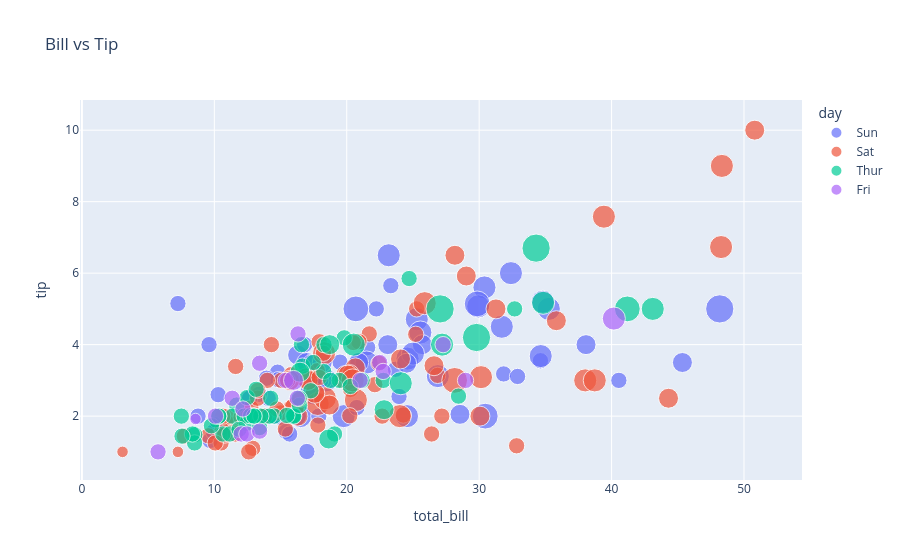

Notebook code cell kept with this figure:
### Code cell
# Part C: Plotly
# Task 8: Interactive Scatter Plot

import plotly.express as px

fig = px.scatter(
    tips,
    x="total_bill",
    y="tip",
    color="day",
    size="size",
    hover_data=["sex", "time"],
    title="Bill vs Tip",
)
fig.show()

### Figure 1 — Plotly figure (JSON) as saved in the notebook; plotly's stock layout.template omitted (floating-point values rounded to 4 significant figures; data arrays with more than 128 entries replaced by an {"elided": "..."} marker saying what was removed)
{"data": [{"customdata": {"elided": "76x2 str values"}, "hovertemplate": "day=Sun<br>total_bill=%{x}<br>tip=%{y}<br>size=%{marker.size}<br>sex=%{customdata[0]}<br>time=%{customdata[1]}<extra></extra>", "legendgroup": "Sun", "marker": {"color": "#636efa", "size": [2, 3, 3, 2, 4, 4, 2, 4, 2, 2, 2, 4, 2, 4, 2, 2, 3, 3, 3, 2, 2, 2, 4, 2, 2, 4, 3, 2, 2, 2, 4, 2, 4, 2, 3, 2, 3, 2, 4, 2, 2, 3, 4, 4, 5, 6, 4, 2, 4, 4, 2, 3, 2, 2, 3, 2, 4, 2, 2, 2, 2, 2, 2, 2, 2, 4, 2, 3, 4, 2, 5, 3, 5, 3, 3, 2], "sizemode": "area", "sizeref": 0.015, "symbol": "circle"}, "mode": "markers", "name": "Sun", "orientation": "v", "showlegend": true, "type": "scatter", "x": [16.99, 10.34, 21.01, 23.68, 24.59, 25.29, 8.77, 26.88, 15.04, 14.78, 10.27, 35.26, 15.42, 18.43, 14.83, 21.58, 10.33, 16.29, 16.97, 17.46, 13.94, 9.68, 30.4, 18.29, 22.23, 32.4, 28.55, 18.04, 12.54, 10.29, 34.81, 9.94, 25.56, 19.49, 38.07, 23.95, 25.71, 17.31, 29.93, 14.07, 13.13, 17.26, 24.55, 19.77, 29.85, 48.17, 25.0, 13.39, 16.49, 21.5, 12.66, 16.21, 13.81, 17.51, 24.52, 20.76, 31.71, 7.25, 31.85, 16.82, 32.9, 17.89, 14.48, 9.6, 34.63, 34.65, 23.33, 45.35, 23.17, 40.55, 20.69, 20.9, 30.46, 18.15, 23.1, 15.69], "xaxis": "x", "y": [1.01, 1.66, 3.5, 3.31, 3.61, 4.71, 2.0, 3.12, 1.96, 3.23, 1.71, 5.0, 1.57, 3.0, 3.02, 3.92, 1.67, 3.71, 3.5, 2.54, 3.06, 1.32, 5.6, 3.0, 5.0, 6.0, 2.05, 3.0, 2.5, 2.6, 5.2, 1.56, 4.34, 3.51, 4.0, 2.55, 4.0, 3.5, 5.07, 2.5, 2.0, 2.74, 2.0, 2.0, 5.14, 5.0, 3.75, 2.61, 2.0, 3.5, 2.5, 2.0, 2.0, 3.0, 3.48, 2.24, 4.5, 5.15, 3.18, 4.0, 3.11, 2.0, 2.0, 4.0, 3.55, 3.68, 5.65, 3.5, 6.5, 3.0, 5.0, 3.5, 2.0, 3.5, 4.0, 1.5], "yaxis": "y"}, {"customdata": {"elided": "87x2 str values"}, "hovertemplate": "day=Sat<br>total_bill=%{x}<br>tip=%{y}<br>size=%{marker.size}<br>sex=%{customdata[0]}<br>time=%{customdata[1]}<extra></extra>", "legendgroup": "Sat", "marker": {"color": "#EF553B", "size": [3, 2, 2, 2, 4, 2, 4, 2, 2, 2, 2, 2, 4, 2, 4, 2, 3, 3, 3, 3, 3, 3, 4, 2, 2, 4, 2, 2, 2, 4, 3, 3, 2, 1, 2, 2, 2, 3, 2, 2, 2, 2, 2, 3, 2, 2, 2, 2, 2, 2, 2, 2, 1, 2, 2, 3, 2, 3, 4, 2, 2, 3, 4, 4, 2, 3, 2, 5, 2, 2, 4, 4, 2, 2, 4, 3, 2, 2, 2, 2, 2, 2, 3, 3, 2, 2, 2], "sizemode": "area", "sizeref": 0.015, "symbol": "circle"}, "mode": "markers", "name": "Sat", "orientation": "v", "showlegend": true, "type": "scatter", "x": [20.65, 17.92, 20.29, 15.77, 39.42, 19.82, 17.81, 13.37, 12.69, 21.7, 19.65, 9.55, 18.35, 15.06, 20.69, 17.78, 24.06, 16.31, 16.93, 18.69, 31.27, 16.04, 38.01, 26.41, 11.24, 48.27, 20.29, 13.81, 11.02, 18.29, 17.59, 20.08, 16.45, 3.07, 20.23, 15.01, 12.02, 17.07, 26.86, 25.28, 14.73, 10.51, 17.92, 44.3, 22.42, 20.92, 15.36, 20.49, 25.21, 18.24, 14.31, 14.0, 7.25, 10.59, 10.63, 50.81, 15.81, 26.59, 38.73, 24.27, 12.76, 30.06, 25.89, 48.33, 13.27, 28.17, 12.9, 28.15, 11.59, 7.74, 30.14, 20.45, 13.28, 22.12, 24.01, 15.69, 11.61, 10.77, 15.53, 10.07, 12.6, 32.83, 35.83, 29.03, 27.18, 22.67, 17.82], "xaxis": "x", "y": [3.35, 4.08, 2.75, 2.23, 7.58, 3.18, 2.34, 2.0, 2.0, 4.3, 3.0, 1.45, 2.5, 3.0, 2.45, 3.27, 3.6, 2.0, 3.07, 2.31, 5.0, 2.24, 3.0, 1.5, 1.76, 6.73, 3.21, 2.0, 1.98, 3.76, 2.64, 3.15, 2.47, 1.0, 2.01, 2.09, 1.97, 3.0, 3.14, 5.0, 2.2, 1.25, 3.08, 2.5, 3.48, 4.08, 1.64, 4.06, 4.29, 3.76, 4.0, 3.0, 1.0, 1.61, 2.0, 10.0, 3.16, 3.41, 3.0, 2.03, 2.23, 2.0, 5.16, 9.0, 2.5, 6.5, 1.1, 3.0, 1.5, 1.44, 3.09, 3.0, 2.72, 2.88, 2.0, 3.0, 3.39, 1.47, 3.0, 1.25, 1.0, 1.17, 4.67, 5.92, 2.0, 2.0, 1.75], "yaxis": "y"}, {"customdata": [["Male", "Lunch"], ["Male", "Lunch"], ["Male", "Lunch"], ["Male", "Lunch"], ["Male", "Lunch"], ["Female", "Lunch"], ["Male", "Lunch"], ["Male", "Lunch"], ["Female", "Lunch"], ["Male", "Lunch"], ["Male", "Lunch"], ["Male", "Lunch"], ["Male", "Lunch"], ["Female", "Lunch"], ["Female", "Lunch"], ["Female", "Lunch"], ["Male", "Lunch"], ["Female", "Lunch"], ["Male", "Lunch"], ["Male", "Lunch"], ["Female", "Lunch"], ["Female", "Lunch"], ["Male", "Lunch"], ["Female", "Lunch"], ["Female", "Lunch"], ["Male", "Lunch"], ["Male", "Lunch"], ["Female", "Lunch"], ["Female", "Lunch"], ["Female", "Lunch"], ["Female", "Lunch"], ["Female", "Lunch"], ["Female", "Lunch"], ["Female", "Lunch"], ["Male", "Lunch"], ["Female", "Lunch"], ["Female", "Lunch"], ["Male", "Lunch"], ["Male", "Lunch"], ["Female", "Lunch"], ["Female", "Lunch"], ["Female", "Lunch"], ["Female", "Lunch"], ["Female", "Lunch"], ["Male", "Lunch"], ["Male", "Lunch"], ["Female", "Lunch"], ["Male", "Lunch"], ["Male", "Lunch"], ["Male", "Lunch"], ["Male", "Lunch"], ["Male", "Lunch"], ["Female", "Lunch"], ["Female", "Lunch"], ["Male", "Lunch"], ["Male", "Lunch"], ["Female", "Lunch"], ["Female", "Lunch"], ["Female", "Lunch"], ["Male", "Lunch"], ["Female", "Lunch"], ["Female", "Dinner"]], "hovertemplate": "day=Thur<br>total_bill=%{x}<br>tip=%{y}<br>size=%{marker.size}<br>sex=%{customdata[0]}<br>time=%{customdata[1]}<extra></extra>", "legendgroup": "Thur", "marker": {"color": "#00cc96", "size": [4, 2, 2, 2, 2, 1, 2, 2, 4, 2, 2, 2, 2, 2, 2, 4, 2, 2, 2, 2, 2, 6, 2, 2, 2, 3, 2, 2, 2, 2, 2, 2, 2, 2, 2, 2, 2, 6, 5, 6, 2, 2, 3, 2, 2, 2, 2, 2, 2, 2, 2, 2, 4, 2, 2, 3, 2, 2, 2, 4, 3, 2], "sizemode": "area", "sizeref": 0.015, "symbol": "circle"}, "mode": "markers", "name": "Thur", "orientation": "v", "showlegend": true, "type": "scatter", "x": [27.2, 22.76, 17.29, 19.44, 16.66, 10.07, 32.68, 15.98, 34.83, 13.03, 18.28, 24.71, 21.16, 10.65, 12.43, 24.08, 11.69, 13.42, 14.26, 15.95, 12.48, 29.8, 8.52, 14.52, 11.38, 22.82, 19.08, 20.27, 11.17, 12.26, 18.26, 8.51, 10.33, 14.15, 16.0, 13.16, 17.47, 34.3, 41.19, 27.05, 16.43, 8.35, 18.64, 11.87, 9.78, 7.51, 19.81, 28.44, 15.48, 16.58, 7.56, 10.34, 43.11, 13.0, 13.51, 18.71, 12.74, 13.0, 16.4, 20.53, 16.47, 18.78], "xaxis": "x", "y": [4.0, 3.0, 2.71, 3.0, 3.4, 1.83, 5.0, 2.03, 5.17, 2.0, 4.0, 5.85, 3.0, 1.5, 1.8, 2.92, 2.31, 1.68, 2.5, 2.0, 2.52, 4.2, 1.48, 2.0, 2.0, 2.18, 1.5, 2.83, 1.5, 2.0, 3.25, 1.25, 2.0, 2.0, 2.0, 2.75, 3.5, 6.7, 5.0, 5.0, 2.3, 1.5, 1.36, 1.63, 1.73, 2.0, 4.19, 2.56, 2.02, 4.0, 1.44, 2.0, 5.0, 2.0, 2.0, 4.0, 2.01, 2.0, 2.5, 4.0, 3.23, 3.0], "yaxis": "y"}, {"customdata": [["Male", "Dinner"], ["Male", "Dinner"], ["Female", "Dinner"], ["Female", "Dinner"], ["Female", "Dinner"], ["Male", "Dinner"], ["Male", "Dinner"], ["Male", "Dinner"], ["Male", "Dinner"], ["Male", "Dinner"], ["Female", "Dinner"], ["Female", "Dinner"], ["Male", "Lunch"], ["Female", "Lunch"], ["Male", "Lunch"], ["Female", "Lunch"], ["Male", "Lunch"], ["Female", "Lunch"], ["Female", "Lunch"]], "hovertemplate": "day=Fri<br>total_bill=%{x}<br>tip=%{y}<br>size=%{marker.size}<br>sex=%{customdata[0]}<br>time=%{customdata[1]}<extra></extra>", "legendgroup": "Fri", "marker": {"color": "#ab63fa", "size": [2, 2, 2, 2, 2, 4, 2, 2, 2, 2, 2, 2, 2, 2, 1, 3, 2, 2, 2], "sizemode": "area", "sizeref": 0.015, "symbol": "circle"}, "mode": "markers", "name": "Fri", "orientation": "v", "showlegend": true, "type": "scatter", "x": [28.97, 22.49, 5.75, 16.32, 22.75, 40.17, 27.28, 12.03, 21.01, 12.46, 11.35, 15.38, 12.16, 13.42, 8.58, 15.98, 13.42, 16.27, 10.09], "xaxis": "x", "y": [3.0, 3.5, 1.0, 4.3, 3.25, 4.73, 4.0, 1.5, 3.0, 1.5, 2.5, 3.0, 2.2, 3.48, 1.92, 3.0, 1.58, 2.5, 2.0], "yaxis": "y"}], "layout": {"legend": {"itemsizing": "constant", "title": {"text": "day"}, "tracegroupgap": 0}, "title": {"text": "Bill vs Tip"}, "xaxis": {"anchor": "y", "domain": [0, 1], "title": {"text": "total_bill"}}, "yaxis": {"anchor": "x", "domain": [0, 1], "title": {"text": "tip"}}}}
